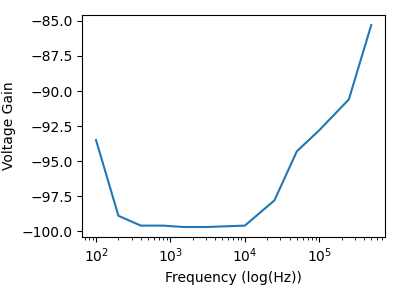

This chart was generated by the following Python code:
import numpy as np
import matplotlib.pyplot as plt

f = [100, 200, 400, 800, 1500, 3000, 10000, 25000, 50000, 100000, 250000, 500000]
gain = [-93.5, -98.9, -99.6, -99.6, -99.7, -99.7, -99.6, -97.8, -94.3, -92.8, -90.6, -85.3]

plt.figure(figsize = (4,3))
plt.plot(f, gain)
plt.xlabel("Frequency (log(Hz))")
plt.ylabel("Voltage Gain")
plt.xscale("log")
plt.savefig("gainVfreq.png")